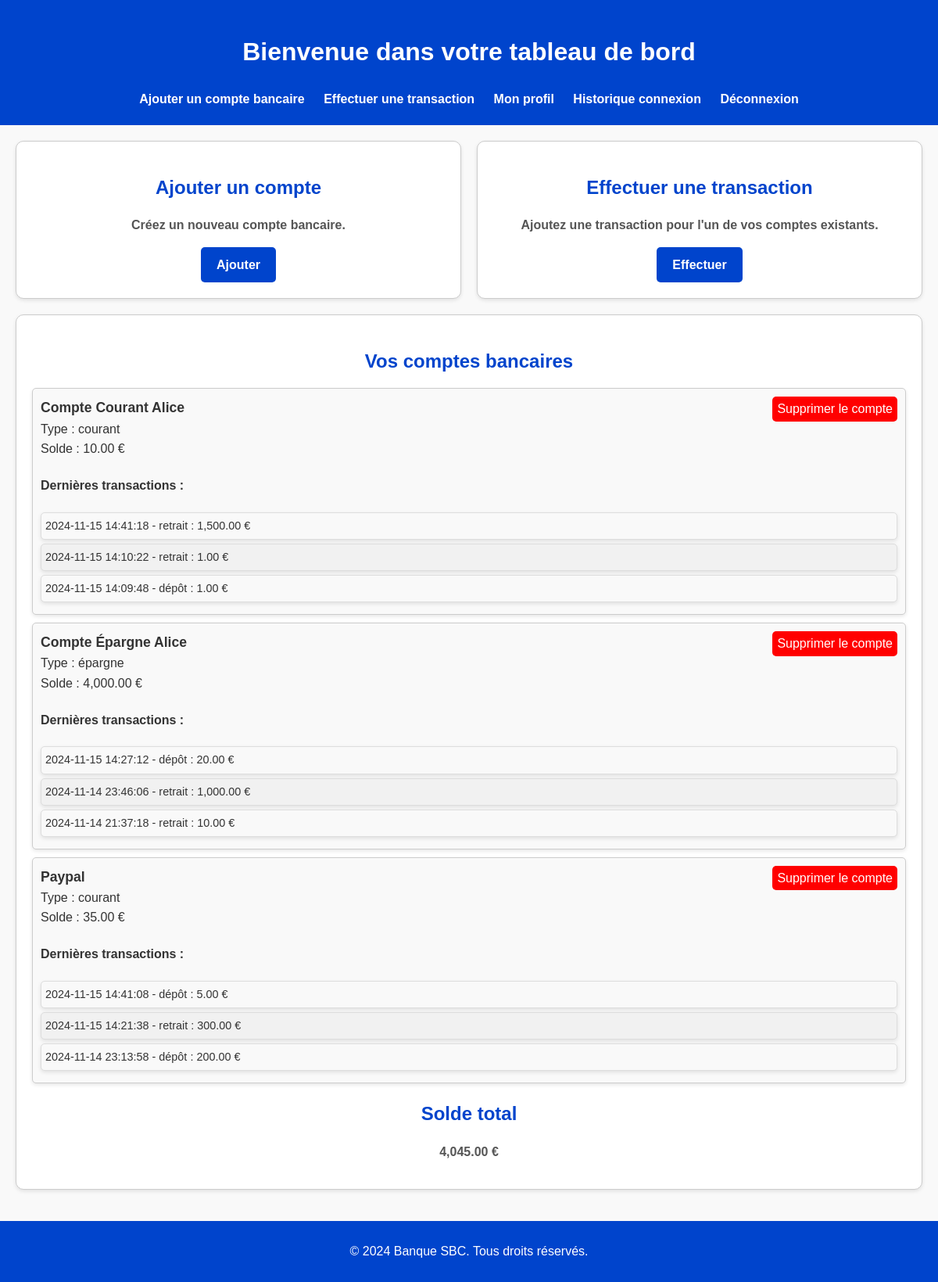
/dashboard.php (signed in), run on the app's committed database.
### tables this page shows
CREATE TABLE `accounts` (
  `id` int(11) NOT NULL,
  `user_id` int(11) NOT NULL,
  `account_name` varchar(100) NOT NULL,
  `account_type` enum('courant','épargne') NOT NULL,
  `balance` decimal(10,2) DEFAULT 0.00,
  `created_at` timestamp NOT NULL DEFAULT current_timestamp()
);

CREATE TABLE `transactions` (
  `id` int(11) NOT NULL,
  `account_id` int(11) NOT NULL,
  `transaction_type` enum('dépôt','retrait') NOT NULL,
  `amount` decimal(10,2) NOT NULL,
  `transaction_date` timestamp NOT NULL DEFAULT current_timestamp()
);

### dashboard.php (the view, shortened to what this page needs)
<?php
require 'config/db.php';
$user_id = $_SESSION['user_id'];
$stmt = $conn->prepare("SELECT id, account_name, account_type, balance FROM accounts WHERE user_id = :user_id");
$stmt->execute([':user_id' => $user_id]);
$accounts = $stmt->fetchAll();
$transactions_by_account = [];
foreach ($accounts as $account) {
    $stmt = $conn->prepare("SELECT transaction_type, amount, transaction_date FROM transactions WHERE account_id = :account_id ORDER BY transaction_date DESC LIMIT 3");
    $stmt->execute([':account_id' => $account['id']]);
    $transactions_by_account[$account['id']] = $stmt->fetchAll();
}
$total_balance = array_sum(array_column($accounts, 'balance'));
?>
<!DOCTYPE html>
<html lang="en">
<head>
    <link rel="stylesheet" href="assets/css/styles.css">
</head>
<body>
    <header>
        <h1>Bienvenue dans votre tableau de bord</h1>
        <nav>
            <a href="add_account.php">Ajouter un compte bancaire</a>
            <a href="add_transaction.php">Effectuer une transaction</a>
            <a href="profile.php">Mon profil</a>
            <a href="historique.php">Historique connexion</a>
            <a href="logout.php">Déconnexion</a>
        </nav>
    </header>
    <main class="dashboard-container">
        <section class="dashboard-section">
            <h2>Ajouter un compte</h2>
            <p>Créez un nouveau compte bancaire.</p>
            <a href="add_account.php" class="btn">Ajouter</a>
        </section>
        <section class="dashboard-section">
            <h2>Effectuer une transaction</h2>
            <p>Ajoutez une transaction pour l'un de vos comptes existants.</p>
            <a href="add_transaction.php" class="btn">Effectuer</a>
        </section>
        <section class="dashboard-section">
            <h2>Vos comptes bancaires</h2>
            <ul class="account-list">
                <?php foreach ($accounts as $account): ?>
                    <li class="account-item">
                        <a href="#" data-account-id="<?= $account['id'] ?>" class="btn-delete" style="float:right; background-color:red; color:white; border-radius:5px; text-decoration: none; padding: 3px 6px;">
                            Supprimer le compte
                        </a>
                        <strong><?= htmlspecialchars($account['account_name']) ?></strong><br>
                        Type : <?= htmlspecialchars($account['account_type']) ?><br>
                        Solde : <?= number_format($account['balance'], 2) ?> €
                        <h4>Dernières transactions :</h4>
                        <ul class="transaction-list">
                            <?php if (!empty($transactions_by_account[$account['id']])): ?>
                                <?php foreach ($transactions_by_account[$account['id']] as $transaction): ?>
                                    <li>
                                        <?= htmlspecialchars($transaction['transaction_date']) ?> - <?= htmlspecialchars($transaction['transaction_type']) ?> : <?= number_format($transaction['amount'], 2) ?> €
                                    </li>
                                <?php endforeach; ?>
                            <?php else: ?>
                                <li>Aucune transaction récente.</li>
                            <?php endif; ?>
                        </ul>
                    </li>
                <?php endforeach; ?>
            </ul>
            <h2>Solde total</h2>
            <p><strong><?= number_format($total_balance, 2) ?> €</strong></p>
        </section>
    </main>
    <footer>
        <p>&copy; 2024 Banque SBC. Tous droits réservés.</p>
    </footer>
</body>
</html>

### assets/css/styles.css (style rules this page uses)
body { font-family: Arial, sans-serif; margin: 0; padding: 0; background-color: #f9f9f9; color: #333; line-height: 1.6; }
header { background-color: #0044cc; color: white; padding: 20px; text-align: center; }
header nav a { color: white; text-decoration: none; margin: 0 10px; font-weight: bold; }
footer { background-color: #0044cc; color: white; text-align: center; padding: 10px 0; margin-top: 20px; }
.dashboard-container { display: flex; flex-wrap: wrap; justify-content: space-between; gap: 20px; padding: 20px; max-width: 1200px; margin: 0 auto; }
.dashboard-section { background: white; border: 1px solid #ccc; border-radius: 10px; box-shadow: 0 2px 5px rgba(0, 0, 0, 0.1); padding: 20px; flex: 1 1 calc(33.33% - 20px); text-align: center; }
.dashboard-section h2 { color: #0044cc; margin-bottom: 15px; }
.dashboard-section p { color: #555; margin-bottom: 15px; }
.dashboard-section .btn { background-color: #0044cc; color: white; padding: 10px 20px; border-radius: 5px; text-decoration: none; font-weight: bold; display: inline-block; }
.account-list { list-style: none; padding: 0; margin: 0; text-align: left; }
.account-list li { background: #f9f9f9; padding: 10px; margin-bottom: 10px; border: 1px solid #ccc; border-radius: 5px; box-shadow: 0 2px 5px rgba(0, 0, 0, 0.1); }
.account-list li strong { font-size: 1.1em; color: #333; }
main p { text-align: center; font-weight: bold; }
.transaction-list { list-style: none; padding: 0; margin: 10px 0 0 0; font-size: 0.9em; }
.transaction-list li { background: #f9f9f9; padding: 5px; margin: 5px 0; border-radius: 5px; border: 1px solid #ddd; }
.transaction-list li:nth-child(even) { background: #f1f1f1; }

### data on the page
accounts: account_name "Compte Courant Alice", account_type "courant", balance "10.00"
transactions: transaction_date "2024-11-15 14:41:18", transaction_type "retrait", amount "1,500.00"
transactions: transaction_date "2024-11-15 14:10:22", transaction_type "retrait", amount "1.00"
transactions: transaction_date "2024-11-15 14:09:48", transaction_type "dépôt", amount "1.00"
accounts: account_name "Compte Épargne Alice", account_type "épargne", balance "4,000.00"
transactions: transaction_date "2024-11-15 14:27:12", transaction_type "dépôt", amount "20.00"
transactions: transaction_date "2024-11-14 23:46:06", transaction_type "retrait", amount "1,000.00"
transactions: transaction_date "2024-11-14 21:37:18", transaction_type "retrait", amount "10.00"
accounts: account_name "Paypal", account_type "courant", balance "35.00"
transactions: transaction_date "2024-11-15 14:41:08", transaction_type "dépôt", amount "5.00"
transactions: transaction_date "2024-11-15 14:21:38", transaction_type "retrait", amount "300.00"
transactions: transaction_date "2024-11-14 23:13:58", transaction_type "dépôt", amount "200.00"

### other printed values
$total_balance "4,045.00"
